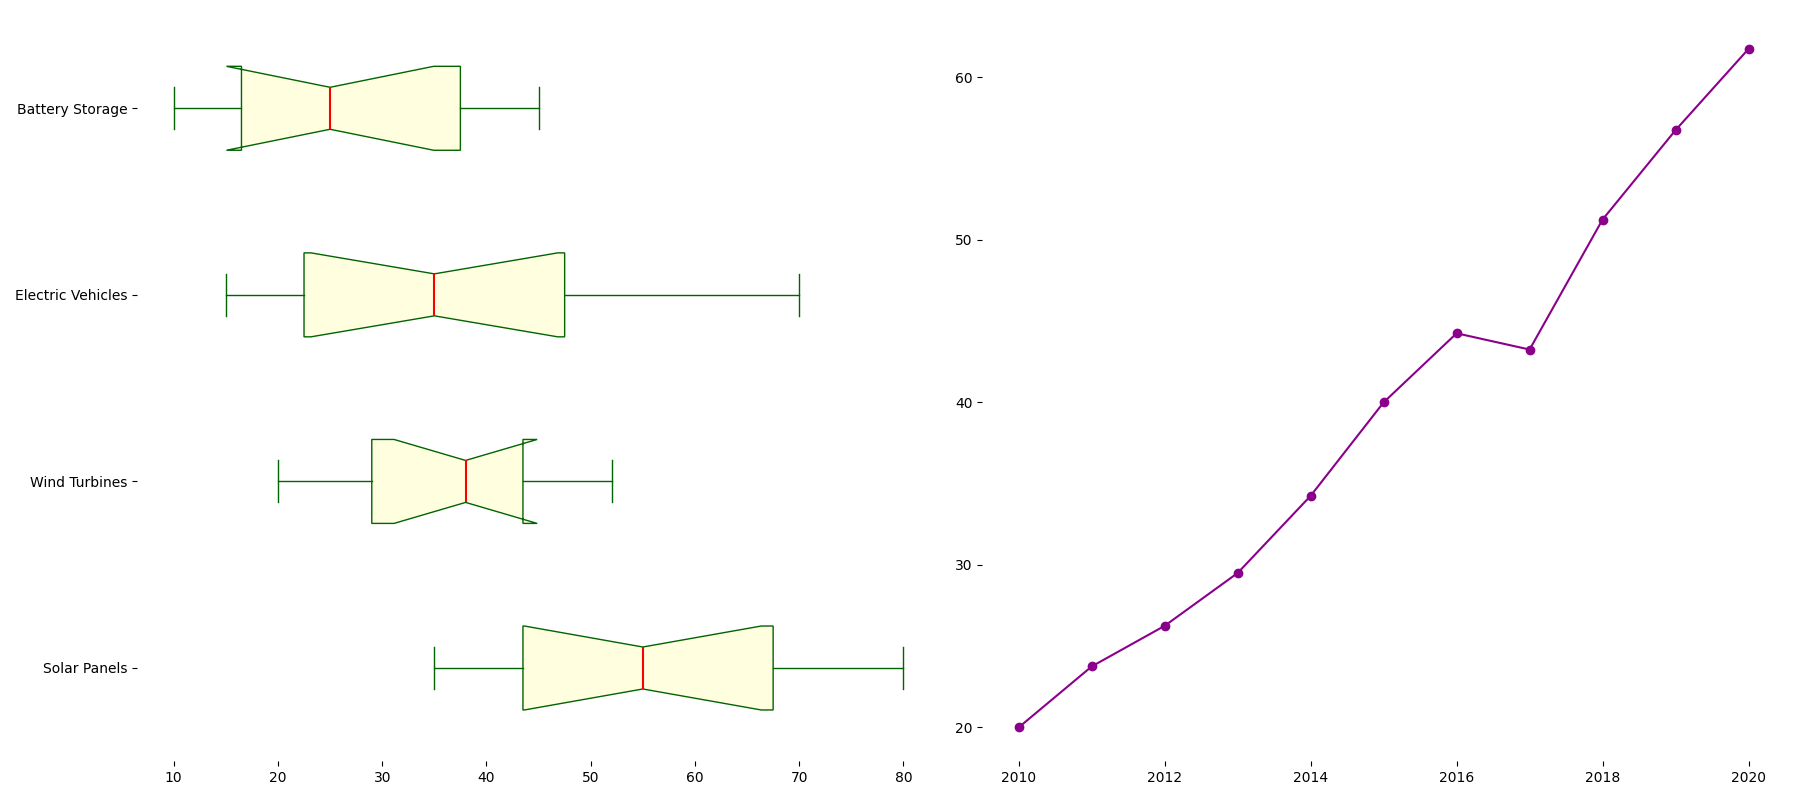

Source code (Python):
import matplotlib.pyplot as plt
import numpy as np

categories = ['Solar Panels', 'Wind Turbines', 'Electric Vehicles', 'Battery Storage']

solar_panels_sales = [35, 40, 42, 45, 50, 60, 65, 55, 70, 75, 80]
wind_turbines_sales = [20, 25, 28, 30, 35, 40, 42, 38, 45, 50, 52]
electric_vehicles_sales = [15, 18, 20, 25, 30, 35, 40, 45, 50, 60, 70]
battery_storage_sales = [10, 12, 15, 18, 22, 25, 30, 35, 40, 42, 45]

sales_data = [solar_panels_sales, wind_turbines_sales, electric_vehicles_sales, battery_storage_sales]

average_sales = np.mean(sales_data, axis=0)
years = list(range(2010, 2020 + 1))

fig, (ax1, ax2) = plt.subplots(1, 2, figsize=(18, 8))

new_colors = ['lightyellow', 'lightcyan', 'lightgray', 'lavender']

ax1.boxplot(sales_data, patch_artist=True, notch=True, vert=False,
            boxprops=dict(facecolor='lightyellow', color='darkgreen'),
            whiskerprops=dict(color='darkgreen'),
            capprops=dict(color='darkgreen'),
            medianprops=dict(color='red', linewidth=1.5))

for patch, color in zip(ax1.artists, new_colors):
    patch.set_facecolor(color)

ax1.set_yticklabels(categories)

for spine in ax1.spines.values():
    spine.set_visible(False)

ax2.plot(years, average_sales, marker='o', linestyle='-', color='darkmagenta')

for spine in ax2.spines.values():
    spine.set_visible(False)

plt.tight_layout()
plt.show()
